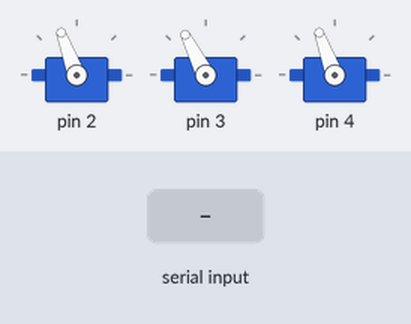
The sketch below on a simulated Arduino Uno, built with avr-gcc and run on an emulated ATmega328P. Shown: 3 × servo. Inputs (shaded band) come from the test bench.

Above: at 1.2 s.
1.3 s: "Y90\n" received over Serial
At 2.2 s:
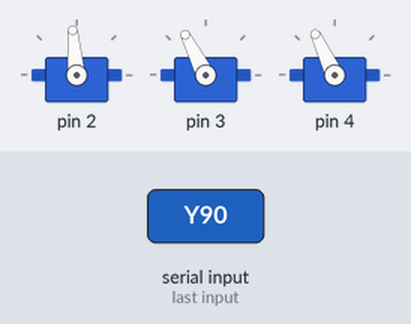
2.8 s: "X90\n" received over Serial
At 3.4 s:
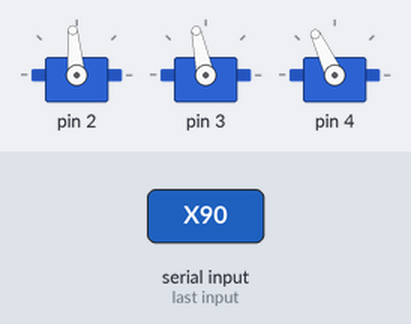
Timing chart, 0 to 5.8 s (numbered marks = the images above; inputs shaded):
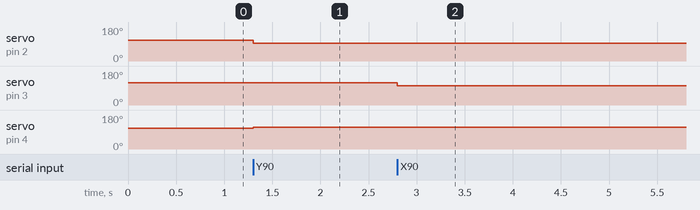

Measured:
- after the input at 1.3 s, servo on pin 2: 110° → 95° at once; servo on pin 4: 110° → 115° at once
- after the input at 2.8 s, servo on pin 3: 117° → 102° at once

The sketch:

test_servo.ino
```cpp
 #include <Servo.h>

//create an array for the 3 servo's
constexpr size_t array_size = 3;

//construct 3 servo objects
Servo servo_A;
Servo servo_B;
Servo servo_C;

//add servo objects to array
constexpr Servo* servos[array_size] = {&servo_A, &servo_B, &servo_C};
//create an array with the degree every servo needs to be set at
//degrees[0] corresponding to servo_A etc.
int degrees[array_size] ={110,110,110};

//setting max and min point for all the servo's to prevent them from over tilting the plate on top
//or from getting stuck on the wooden enclosure
int max_servo = 115;
int min_servo = 95 ;

// constructing the string object that will contain the data received from a PC
String data;

void setup() {
  //attaching digital pins to servo objects
  // Servo_A = pin 2, Servo_B = pin 3, Servo_C = pin 4
  servos[0]->attach(2);
  servos[1]->attach(3);
  servos[2]->attach(4);
  //setting serial baudrate to 115200
  Serial.begin(115200);
}

//this function checks if the given degree value is below the max and above the minimal servo degrees
//this will prevent the servo's from overshooting
int check_degree(int input){
  if (input > max_servo){
    return max_servo;
  } else if (input < min_servo) {
    return min_servo;
  }
  return input;
}

//this function gets the servo data from the serial input
//Also the Y input will be converted to 1 positive and 1 negative value to acomplish one servo going up and the other going down.
void get_servo_info(){
  if(Serial.available()){
    data = Serial.readStringUntil('\n');
    if (data.startsWith("Y")){
      degrees[0] = check_degree(degrees[0] - data.substring(1).toInt());
      degrees[2] = check_degree(degrees[2] + data.substring(1).toInt());
    }
    else if (data.startsWith("X")){
      degrees[1] = check_degree(degrees[1]-data.substring(1).toInt());
    }
  }
}

// this function sets the new position to the servo's
void update_servo_position(){
  for(size_t i = 0 ; i <array_size; ++i){
    if (i == 1){
      servos[i]->write(degrees[i]+7); //the 7 is needed because one of the 3 servo's has some weird offset
    } else{
      servos[i]->write(degrees[i]);
    }
  }
}

void loop() {
  get_servo_info();
  update_servo_position();
}
```
